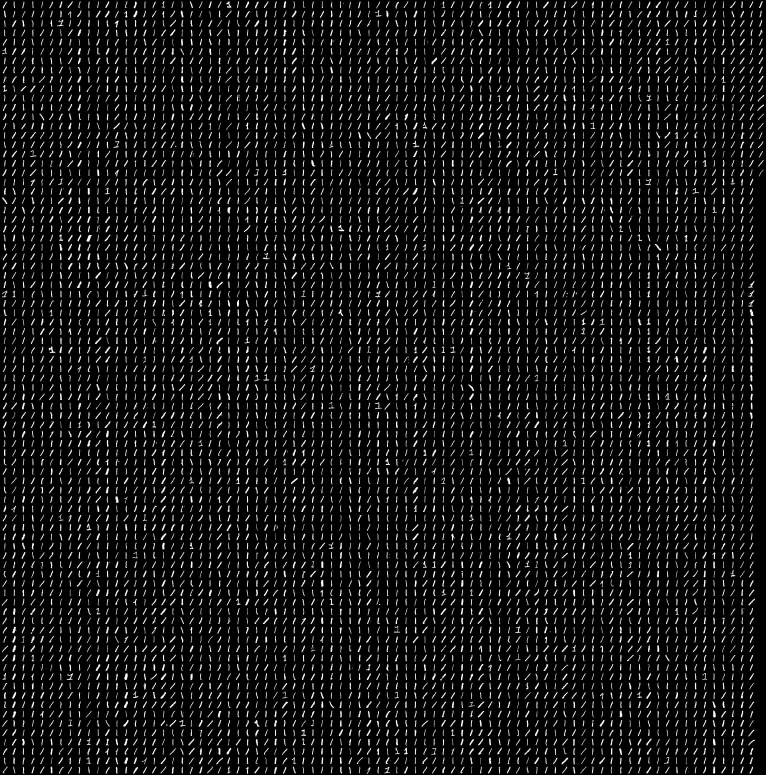
#> input picture debug/6/mnist_train1.jpg, 2296 x 2324 px (shown at 1/3 size)
$ python -i GenData.py   (imports and definitions only)   (Python 2 division)   (older library calls are emulated)
#> lines starting #> are read from the running program, lines starting #| are printed output that depends on the picture; after the words box and inside, x2 and y2 are one past the last pixel; in counts of white or black regions, pixels touching at a corner belong together
#> further down, picture is the input picture: shape (2324, 2296, 3); min 0, max 255, mean 19.9
### ContourWithData.py
import cv2


class ContourWithData:
    def __init__(self, contour):
        self.npaContour = contour  # assign contour to contour with data
        self.boundingRect = cv2.boundingRect(contour)  # get the bounding rect
        self.CalculateRectTopLeftPointAndWidthAndHeight()  # get bounding rect info
        self.fltArea = cv2.contourArea(contour)  # calculate the contour area
        pass

    npaContour = None  # contour
    boundingRect = None  # bounding rect for contour
    intRectX = 0  # bounding rect top left corner x location
    intRectY = 0  # bounding rect top left corner y location
    intRectWidth = 0  # bounding rect width
    intRectHeight = 0  # bounding rect height
    fltArea = 0.0  # area of contour

    def CalculateRectTopLeftPointAndWidthAndHeight(self):  # calculate bounding rect info
        [intX, intY, intWidth, intHeight] = self.boundingRect
        self.intRectX = intX
        self.intRectY = intY
        self.intRectWidth = intWidth + 2
        self.intRectHeight = intHeight + 2

### GenData.py
# GenData.py

import sys
import numpy as np
import cv2
import os
import ContourWithData as cwd
import operator

# module level variables ##########################################################################
RESIZED_IMAGE_WIDTH = 20
RESIZED_IMAGE_HEIGHT = 30


###################################################################################################


# [9 lines left out: function ListFolders, not called in this run]


def CheckIfContourIsValid(self, image):  # this is oversimplified, for a production grade program
    imgArea = image.size    # in other words, the same a two lines below (image.shape)
    #imgWidth, imgHeight = image.shape[:2]
    #imgArea = imgWidth * imgHeight
    imgAreaThres = imgArea/100/6806     # 6806 = 83*82, 83 rows, 82 columns

    if self.fltArea < imgAreaThres: return False  # much better validity checking would be necessary
    return True


def PreProcess(image):
    imgGray = cv2.cvtColor(image, cv2.COLOR_BGR2GRAY)  # get grayscale image
    imgBlurred = cv2.GaussianBlur(imgGray, (5, 5), 0)  # blur

    if image.mean() < 127:
        #imgThresh = imgBlurred
        test, imgThresh = cv2.threshold(imgBlurred, 0, 255, cv2.THRESH_BINARY + cv2.THRESH_OTSU)
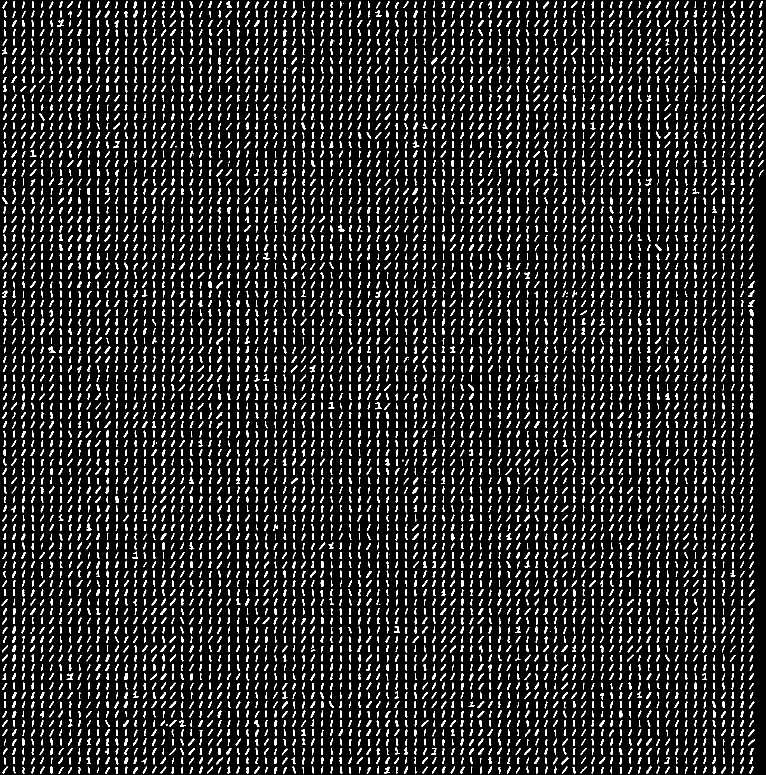
#> imgThresh: shape (2324, 2296) (shown at 1/3 size); 10.3% white; 6794 white regions (50 under 20 px)
#> test = 78

    else:
        # filter image from grayscale to black and white
        imgThresh = cv2.adaptiveThreshold(imgBlurred,  # input image
                                            255,  # make pixels that pass the threshold full white
                                            cv2.ADAPTIVE_THRESH_GAUSSIAN_C, # use gaussian rather than mean, seems to give better results
                                            cv2.THRESH_BINARY_INV, # invert so foreground will be white, background will be black    THRESH_BINARY for black pictures
                                            11,  # size of a pixel neighborhood used to calculate threshold value
                                            2)  # constant subtracted from the mean or weighted mean


    cv2.imwrite(".\\tmpDump/orgImage.png", image)
    cv2.imwrite(".\\tmpDump/grayImage.png", imgGray)
    cv2.imwrite(".\\tmpDump/blurredImage.png", imgBlurred)
    cv2.imwrite(".\\tmpDump/imgTresh.png", imgThresh)


    return imgThresh


def FindValidContours(image):
    imgThresh = PreProcess(image)

    #cv2.imshow("imgThresh", imgThresh)      # show threshold image for reference

    imgThreshCopy = imgThresh.copy()  # make a copy of the thresh image, this in necessary b/c findContours modifies the image

    imgContours, npaContours, npaHierarchy = cv2.findContours(imgThreshCopy,
                                                              # input image, make sure to use a copy since the function will modify this image in the course of finding contours
                                                              cv2.RETR_EXTERNAL,  # retrieve the outermost contours only
                                                              cv2.CHAIN_APPROX_SIMPLE)  # compress horizontal, vertical, and diagonal segments and leave only their end points
#> npaContours = 6794 contours, 96 with area under 20; largest, box (x1, y1, x2, y2) and area: (259, 704, 275, 726) 173, (146, 1039, 166, 1059) 160, (2249, 928, 2261, 949) 143, (373, 2020, 384, 2040) 141, (625, 844, 636, 864) 140

    allContoursWithData = []  # declare empty lists,
    validContoursWithData = []  # we will fill these shortly
    for npaContour in npaContours:  # for each contour
        contour = cwd.ContourWithData(npaContour)
        allContoursWithData.append(contour)  # add contour with data object to list of all contours with data
#> this loop made 6794 passes
#> after the loop, allContoursWithData = 6794 items

    for contourWithData in allContoursWithData:  # for all contours
        if CheckIfContourIsValid(contourWithData, imgThresh):  # check if valid
            validContoursWithData.append(contourWithData)  # if so, append to valid contour list
            # end if
    # end for

    validContoursWithData.sort(key=operator.attrgetter("intRectX"))  # sort contours from left to right
    return validContoursWithData, imgThresh


# [83 lines left out: functions AnalyzeContours, ProcessImage, startImage, TrainFolder, main, not called in this run]


###################################################################################################
# [2 lines not run here, left out]
# end if

>>> import cv2
>>> picture = cv2.imread('debug/6/mnist_train1.jpg')
>>> result = FindValidContours(picture)
